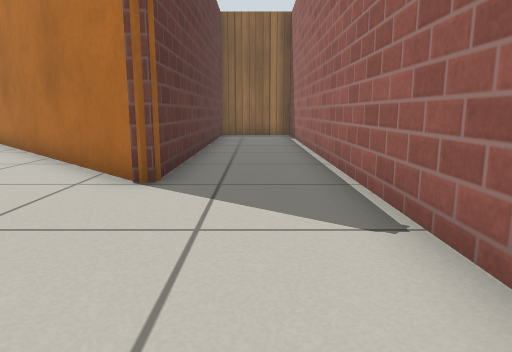
[1] (above)

14 first-person views from a walk through a world built for the Gazebo simulator. The camera is 0.5 m above the floor, tilts 10° down and sees 70° across. The floor is counted in squares, 0.5 m on a side. Each view is taken from the middle of a square. On the plan, view 1 faces up. The plan holds only what a view shows up to about 13 squares ahead; the rest is blank. Gazebo's built-in surfaces are drawn with simple patterns.

[2]
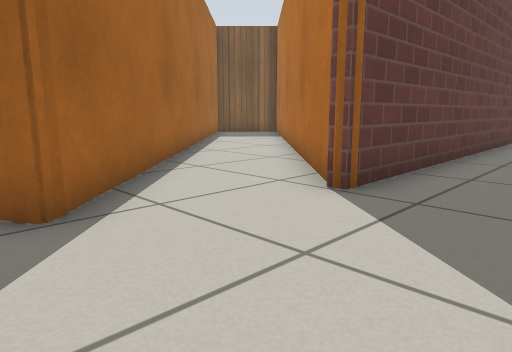

[3]
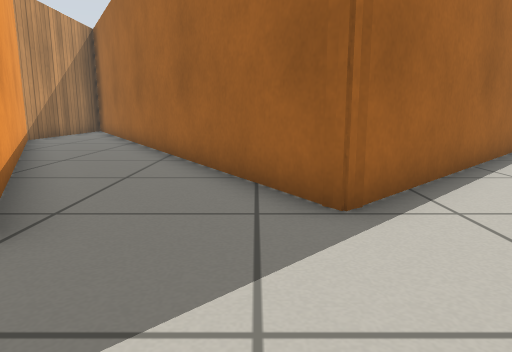

[4]
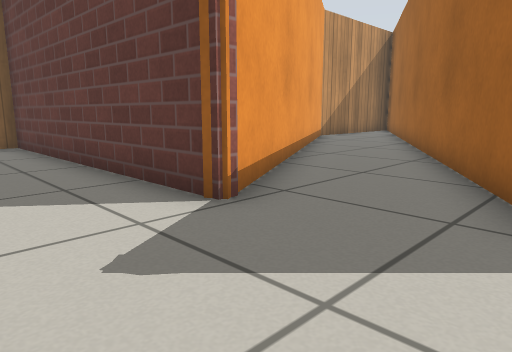

[5]
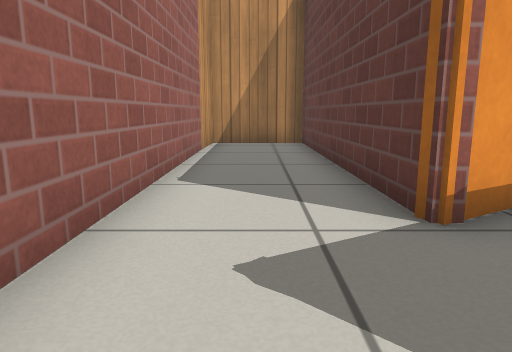

[6]
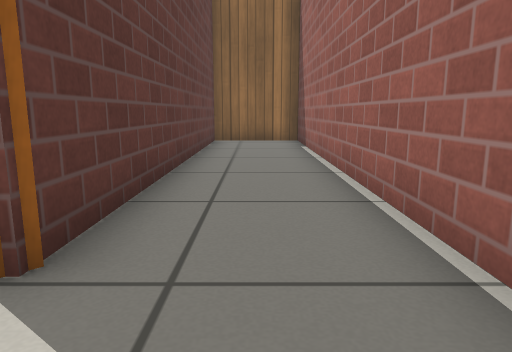

[7]
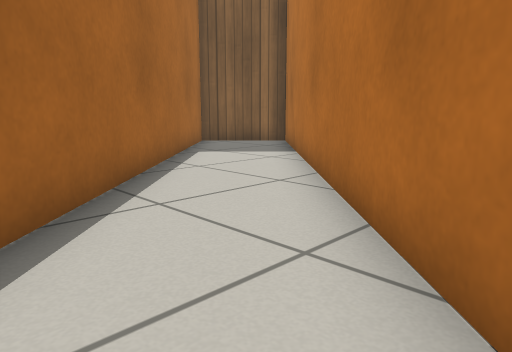

[8]
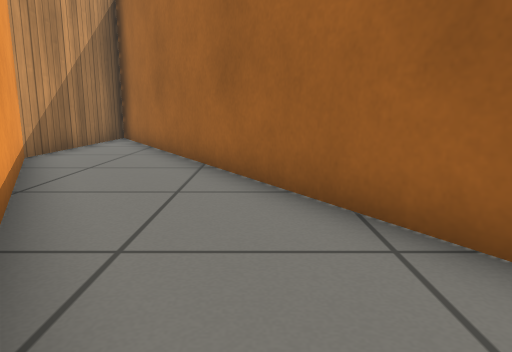

[9]
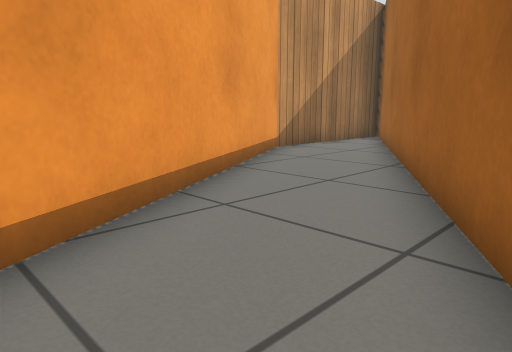

[10]
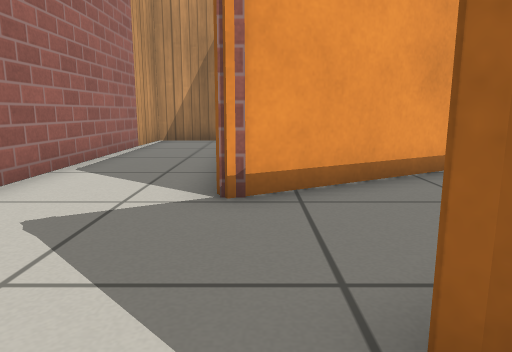

[11]
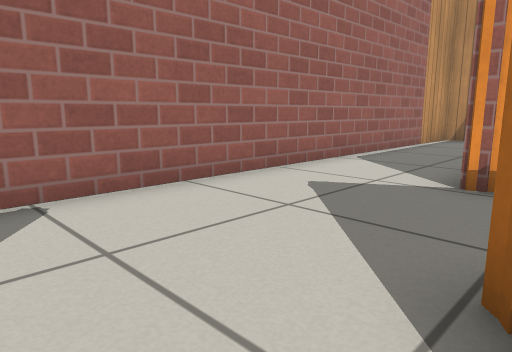

[12]
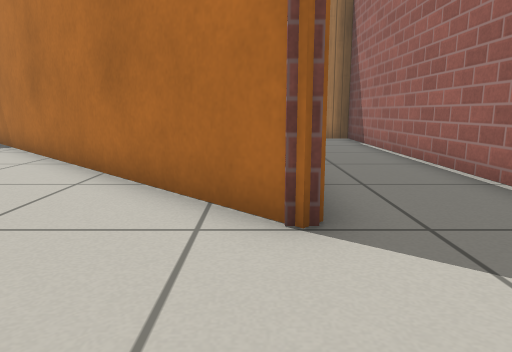

[13]
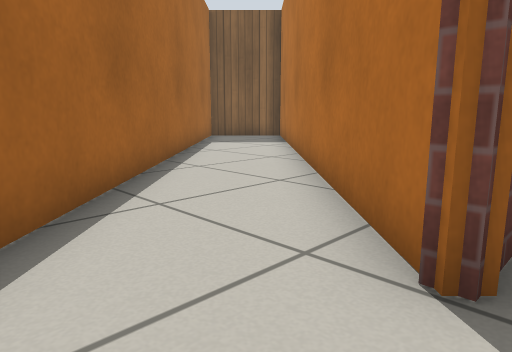

[14]
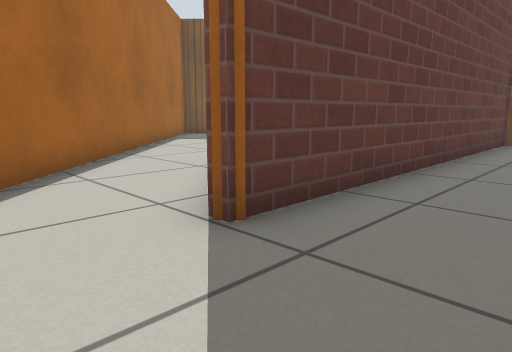

### Floor plan
Points are (right, up) in squares from view 1. A wall is a line through its corners. A room is listed if a view was taken in it or the views show most of it. See-through windows are left out.
Room 1 (views 1, 2, 3, 4, 5, 6, 7, 8, 9, 10, 11, 12, 13, 14)
walls: (-1.3, 5.3) (-1.6, 5) (-11.3, 14.7) (-13.3, 12.7) (-2.6, 1.9) (-16.6, -6.2); (-2, -1.2) (-1.4, -1.2) (-1.4, -9.8) (1.5, -9.8) (1.5, 15.8) (-1.4, 15.8) (-1.4, 4.9); (-16.5, -7) (-11.9, -7) (-1.4, -1)

Positions as (right, up) in squares from view 1, and headings:
1: (0, 0), facing up
2: (1, 1), facing up-left
3: (1, 1), facing left
4: (1, 2), facing down-left
5: (0, 2), facing down
6: (0, 3), facing up
7: (-3, 5), facing up-left
8: (-4, -2), facing left
9: (-4, 0), facing down-left
10: (-2, 3), facing down
11: (-3, 4), facing down-right
12: (-2, 2), facing up
13: (-1, 3), facing up-left
14: (1, 3), facing up-left
